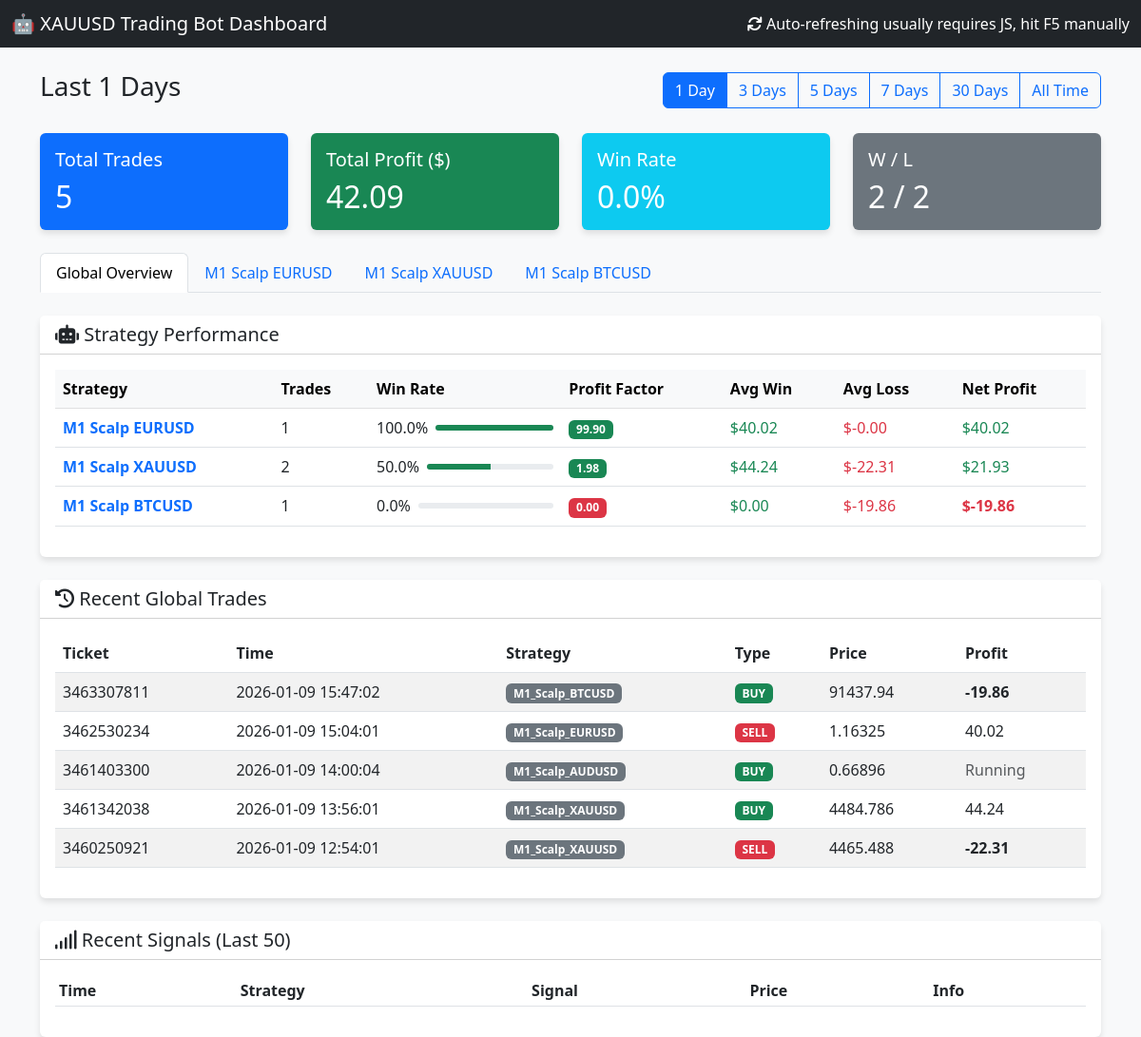
The app's page /?days=1 with its own data.
### tables this page shows
CREATE TABLE orders (
                ticket INTEGER PRIMARY KEY,
                strategy_name TEXT,
                symbol TEXT,
                order_type TEXT,
                volume REAL,
                open_price REAL,
                sl REAL,
                tp REAL,
                open_time DATETIME,
                close_price REAL,
                profit REAL,
                comment TEXT,
                account_id INTEGER DEFAULT 0
            );

### dashboard.py (the view)
@app.route('/')
def index():
    cur = get_db().cursor()
    days_param = request.args.get('days', '30') # Default 30 days
    if days_param == "all":
        days = 36500 # 100 years approx
        filter_label = "All Time"
    else:
        try:
            days = int(days_param)
            filter_label = f"Last {days} Days"
        except:
            days = 30
            filter_label = "Last 30 Days"
    cutoff_date = datetime.now() - timedelta(days=days)
    cutoff_str = cutoff_date.strftime("%Y-%m-%d %H:%M:%S")
    cur.execute("SELECT * FROM orders WHERE open_time >= ? ORDER BY open_time DESC", (cutoff_str,))
    orders = cur.fetchall()
    total_trades = len(orders)
    total_profit = sum([o['profit'] for o in orders if o['profit'] is not None])
    wins = len([o for o in orders if o['profit'] is not None and o['profit'] > 0])
    losses = len([o for o in orders if o['profit'] is not None and o['profit'] < 0])
    win_rate = (wins / total_trades * 100) if total_trades > 0 else 0
    cur.execute("SELECT * FROM signals ORDER BY timestamp DESC LIMIT 50")
    signals = cur.fetchall()
    cur.execute("SELECT DISTINCT strategy_name FROM orders WHERE strategy_name IS NOT NULL")
    strategies = [row['strategy_name'] for row in cur.fetchall()]
    if not strategies:
        print(f"⚠️ [Dashboard] No strategies found in database")
    else:
        print(f"📊 [Dashboard] Found {len(strategies)} strategies: {strategies}")
    bot_stats = []
    for strat in strategies:
        s_orders = [o for o in orders if o['strategy_name'] == strat and o['profit'] is not None]
        s_total = len(s_orders)
        if s_total == 0: continue
        s_wins = [o for o in s_orders if o['profit'] > 0]
        s_losses = [o for o in s_orders if o['profit'] < 0]
        s_gross_profit = sum([o['profit'] for o in s_wins])
        s_gross_loss = abs(sum([o['profit'] for o in s_losses]))
        s_net_profit = sum([o['profit'] for o in s_orders])
        s_avg_win = (s_gross_profit / len(s_wins)) if s_wins else 0.0
        s_avg_loss = (s_gross_loss / len(s_losses)) if s_losses else 0.0 # Positive number for display
        pf = (s_gross_profit / s_gross_loss) if s_gross_loss > 0 else 99.9
        win_rate = (len(s_wins) / s_total) * 100
        if strat.startswith("M1_Scalp_"):
            display_name = strat.replace("M1_Scalp_", "M1 Scalp ").replace("_", " ")
        else:
            display_name = strat.replace("Strategy_", "").replace("_", " ")
        bot_stats.append({
            "raw_name": strat, # Added for template filtering
            "name": display_name,
            "trades": s_total,
            "win_rate": win_rate,
            "pf": pf,
            "avg_win": s_avg_win,
            "avg_loss": -s_avg_loss, # Make negative for display
            "net_profit": s_net_profit,
            "chart_data": [] # Placeholder
        })
        chart_orders = sorted(s_orders, key=lambda x: x['open_time'])
        equity = 0
        points = []
        for o in chart_orders:
            equity += o['profit']
            points.append({
                'x': o['open_time'],
                'y': equity
            })
        bot_stats[-1]['chart_data'] = points
    desired_order = [
        "Strategy_1_Trend_HA",
        "Strategy_4_UT_Bot",
        "Strategy_2_EMA_ATR",
        "Strategy_5_Filter_First",
        "M1_Scalp_EURUSD",
        "M1_Scalp_XAUUSD",
        "M1_Scalp_BTCUSD"
    ]
    bot_stats_filtered = []
    bot_stats_other = []
    for bot in bot_stats:
        if bot['raw_name'] in desired_order:
            bot_stats_filtered.append(bot)
        else:
            bot_stats_other.append(bot)
    bot_stats_filtered.sort(key=lambda x: desired_order.index(x['raw_name']))
    bot_stats_other.sort(key=lambda x: x['net_profit'], reverse=True)
    bot_stats = bot_stats_filtered + bot_stats_other
    print(f"📊 [Dashboard] Generated {len(bot_stats)} bot stats entries")
    for bot in bot_stats:
        print(f"   - {bot['raw_name']}: {bot['trades']} trades, Net Profit: ${bot['net_profit']:.2f}")
    return render_template('index.html',
                           orders=orders,
                           signals=signals,
                           total_trades=total_trades,
                           total_profit=total_profit,
                           win_rate=win_rate,
                           wins=wins,
                           losses=losses,
                           bot_stats=bot_stats,
                           current_filter=days_param,
                           filter_label=filter_label)

### templates/index.html (shortened to what this page needs)
<!DOCTYPE html>
<html lang="en">
<head>
    <link href="https://cdn.jsdelivr.net/npm/bootstrap@5.3.0/dist/css/bootstrap.min.css" rel="stylesheet">
    <link href="https://cdnjs.cloudflare.com/ajax/libs/font-awesome/6.0.0/css/all.min.css" rel="stylesheet">
</head>
<body>
    <nav class="navbar navbar-dark bg-dark mb-4">
        <div class="container-fluid">
            <span class="navbar-brand mb-0 h1">🤖 XAUUSD Trading Bot Dashboard</span>
            <span class="text-white"><i class="fas fa-sync"></i> Auto-refreshing usually requires JS, hit F5
                manually</span>
        </div>
    </nav>
    <div class="container mb-4">
        <div class="d-flex justify-content-between align-items-center">
            <h3>{{ filter_label }}</h3>
            <div class="btn-group" role="group">
                <a href="/?days=1" class="btn btn-outline-primary {% if current_filter == '1' %}active{% endif %}">1
                    Day</a>
                <a href="/?days=3" class="btn btn-outline-primary {% if current_filter == '3' %}active{% endif %}">3
                    Days</a>
                <a href="/?days=5" class="btn btn-outline-primary {% if current_filter == '5' %}active{% endif %}">5
                    Days</a>
                <a href="/?days=7" class="btn btn-outline-primary {% if current_filter == '7' %}active{% endif %}">7
                    Days</a>
                <a href="/?days=30" class="btn btn-outline-primary {% if current_filter == '30' %}active{% endif %}">30
                    Days</a>
                <a href="/?days=all"
                    class="btn btn-outline-primary {% if current_filter == 'all' %}active{% endif %}">All Time</a>
            </div>
        </div>
    </div>
    <div class="container">
        <div class="row mb-4">
            <div class="col-md-3">
                <div class="card bg-primary text-white">
                    <div class="card-body">
                        <h5 class="card-title">Total Trades</h5>
                        <h2 class="card-text">{{ total_trades }}</h2>
                    </div>
                </div>
            </div>
            <div class="col-md-3">
                <div class="card {% if total_profit >= 0 %}bg-success{% else %}bg-danger{% endif %} text-white">
                    <div class="card-body">
                        <h5 class="card-title">Total Profit ($)</h5>
                        <h2 class="card-text">{{ "%.2f"|format(total_profit) }}</h2>
                    </div>
                </div>
            </div>
            <div class="col-md-3">
                <div class="card bg-info text-white">
                    <div class="card-body">
                        <h5 class="card-title">Win Rate</h5>
                        <h2 class="card-text">{{ "%.1f"|format(win_rate) }}%</h2>
                    </div>
                </div>
            </div>
            <div class="col-md-3">
                <div class="card bg-secondary text-white">
                    <div class="card-body">
                        <h5 class="card-title">W / L</h5>
                        <h2 class="card-text">{{ wins }} / {{ losses }}</h2>
                    </div>
                </div>
            </div>
        </div>
        <ul class="nav nav-tabs mb-4" id="myTab" role="tablist">
            <li class="nav-item" role="presentation">
                <button class="nav-link active" id="overview-tab" data-bs-toggle="tab" data-bs-target="#overview"
                    type="button" role="tab" aria-controls="overview" aria-selected="true">Global Overview</button>
            </li>
            {% for bot in bot_stats %}
            <li class="nav-item" role="presentation">
                <button class="nav-link" id="tab-{{ loop.index }}" data-bs-toggle="tab"
                    data-bs-target="#content-{{ loop.index }}" type="button" role="tab"
                    aria-controls="content-{{ loop.index }}" aria-selected="false">{{ bot.name }}</button>
            </li>
            {% endfor %}
        </ul>
        <div class="tab-content" id="myTabContent">
            <div class="tab-pane fade show active" id="overview" role="tabpanel" aria-labelledby="overview-tab">
                <div class="card mb-4">
                    <div class="card-header bg-white">
                        <h5 class="mb-0"><i class="fas fa-robot"></i> Strategy Performance</h5>
                    </div>
                    <div class="card-body">
                        <div class="table-responsive">
                            <table class="table table-hover align-middle">
                                <thead class="table-light">
                                    <tr>
                                        <th>Strategy</th>
                                        <th>Trades</th>
                                        <th>Win Rate</th>
                                        <th>Profit Factor</th>
                                        <th>Avg Win</th>
                                        <th>Avg Loss</th>
                                        <th>Net Profit</th>
                                    </tr>
                                </thead>
                                <tbody>
                                    {% if bot_stats|length > 0 %}
                                    {% for bot in bot_stats %}
                                    <tr>
                                        <td class="fw-bold text-primary">{{ bot.name }}</td>
                                        <td>{{ bot.trades }}</td>
                                        <td>
                                            <div class="d-flex align-items-center">
                                                <span class="me-2">{{ "%.1f"|format(bot.win_rate) }}%</span>
                                                <div class="progress flex-grow-1" style="height: 6px; width: 60px;">
                                                    <div class="progress-bar {% if bot.win_rate >= 50 %}bg-success{% else %}bg-warning{% endif %}"
                                                        role="progressbar" style="width: {{ bot.win_rate }}%"></div>
                                                </div>
                                            </div>
                                        </td>
                                        <td>
                                            {% if bot.pf >= 1.5 %}
                                            <span class="badge bg-success">{{ "%.2f"|format(bot.pf) }}</span>
                                            {% elif bot.pf >= 1.0 %}
                                            <span class="badge bg-primary">{{ "%.2f"|format(bot.pf) }}</span>
                                            {% else %}
                                            <span class="badge bg-danger">{{ "%.2f"|format(bot.pf) }}</span>
                                            {% endif %}
                                        </td>
                                        <td class="text-success">{{ "$%.2f"|format(bot.avg_win) }}</td>
                                        <td class="text-danger">{{ "$%.2f"|format(bot.avg_loss) }}</td>
                                        <td
                                            class="{% if bot.net_profit <= 0 %}fw-bold{% endif %} {% if bot.net_profit >= 0 %}text-success{% else %}text-danger{% endif %}">
                                            {{ "$%.2f"|format(bot.net_profit) }}
                                        </td>
                                    </tr>
                                    {% endfor %}
                                    {% endif %}
                                </tbody>
                            </table>
                        </div>
                    </div>
                </div>
                <div class="card mb-4">
                    <div class="card-header bg-white">
                        <h5 class="mb-0"><i class="fas fa-history"></i> Recent Global Trades</h5>
                    </div>
                    <div class="card-body">
                        <div class="table-responsive">
                            <table class="table table-hover table-striped">
                                <thead>
                                    <tr>
                                        <th>Ticket</th>
                                        <th>Time</th>
                                        <th>Strategy</th>
                                        <th>Type</th>
                                        <th>Price</th>
                                        <th>Profit</th>
                                    </tr>
                                </thead>
                                <tbody>
                                    {% for order in orders[:50] %}
                                    <tr>
                                        <td>{{ order.ticket }}</td>
                                        <td>{{ order.open_time }}</td>
                                        <td><span class="badge bg-secondary">{{ order.strategy_name }}</span></td>
                                        <td>
                                            {% if order.order_type == 'BUY' %}
                                            <span class="badge badge-buy">BUY</span>
                                            {% else %}
                                            <span class="badge badge-sell">SELL</span>
                                            {% endif %}
                                        </td>
                                        <td>{{ order.open_price }}</td>
                                        <td
                                            class="{% if order.profit is not none and order.profit >= 0 %}profit-pos{% elif order.profit is not none %}profit-neg{% endif %} {% if order.profit is not none and order.profit <= 0 %}fw-bold{% endif %}">
                                            {% if order.profit is not none %}
                                            {{ "%.2f"|format(order.profit) }}
                                            {% else %}
                                            <span class="text-muted">Running</span>
                                            {% endif %}
                                        </td>
                                    </tr>
                                    {% endfor %}
                                </tbody>
                            </table>
                        </div>
                    </div>
                </div>
            </div>
        </div>
        <div class="card">
            <div class="card-header bg-white">
                <h5 class="mb-0"><i class="fas fa-signal"></i> Recent Signals (Last 50)</h5>
            </div>
            <div class="card-body">
                <div class="table-responsive">
                    <table class="table table-sm">
                        <thead>
                            <tr>
                                <th>Time</th>
                                <th>Strategy</th>
                                <th>Signal</th>
                                <th>Price</th>
                                <th>Info</th>
                            </tr>
                        </thead>
                    </table>
                </div>
            </div>
        </div>
    </div>
</body>
</html>

### records on screen
orders: ticket "3463307811", open_time "2026-01-09 15:47:02", strategy_name "M1_Scalp_BTCUSD", order_type "BUY", open_price "91437.94", profit "-19.86"
orders: ticket "3462530234", open_time "2026-01-09 15:04:01", strategy_name "M1_Scalp_EURUSD", order_type "SELL", open_price "1.16325", profit "40.02"
orders: ticket "3461403300", open_time "2026-01-09 14:00:04", strategy_name "M1_Scalp_AUDUSD", order_type "BUY", open_price "0.66896", shows "Running"
orders: ticket "3461342038", open_time "2026-01-09 13:56:01", strategy_name "M1_Scalp_XAUUSD", order_type "BUY", open_price "4484.786", profit "44.24"
orders: ticket "3460250921", open_time "2026-01-09 12:54:01", strategy_name "M1_Scalp_XAUUSD", order_type "SELL", open_price "4465.488", profit "-22.31"

### other values on screen
{{ filter_label }} "Last 1 Days"
{{ total_trades }} "5"
{{ "%.2f"|format(total_profit) }} "42.09"
{{ "%.1f"|format(win_rate) }} "0.0"
{{ wins }} "2"
{{ losses }} "2"
{{ bot.name }} "M1 Scalp EURUSD" "M1 Scalp XAUUSD" "M1 Scalp BTCUSD"
{{ bot.trades }} "1" "2" "1"
{{ "%.1f"|format(bot.win_rate) }} "100.0" "50.0" "0.0"
{{ "%.2f"|format(bot.pf) }} "99.90" "1.98"
{{ "$%.2f"|format(bot.avg_win) }} "$40.02" "$44.24" "$0.00"
{{ "$%.2f"|format(bot.avg_loss) }} "$-0.00" "$-22.31" "$-19.86"
{{ "$%.2f"|format(bot.net_profit) }} "$40.02" "$21.93" "$-19.86"
{{ "%.2f"|format(bot.pf) }} "0.00"
